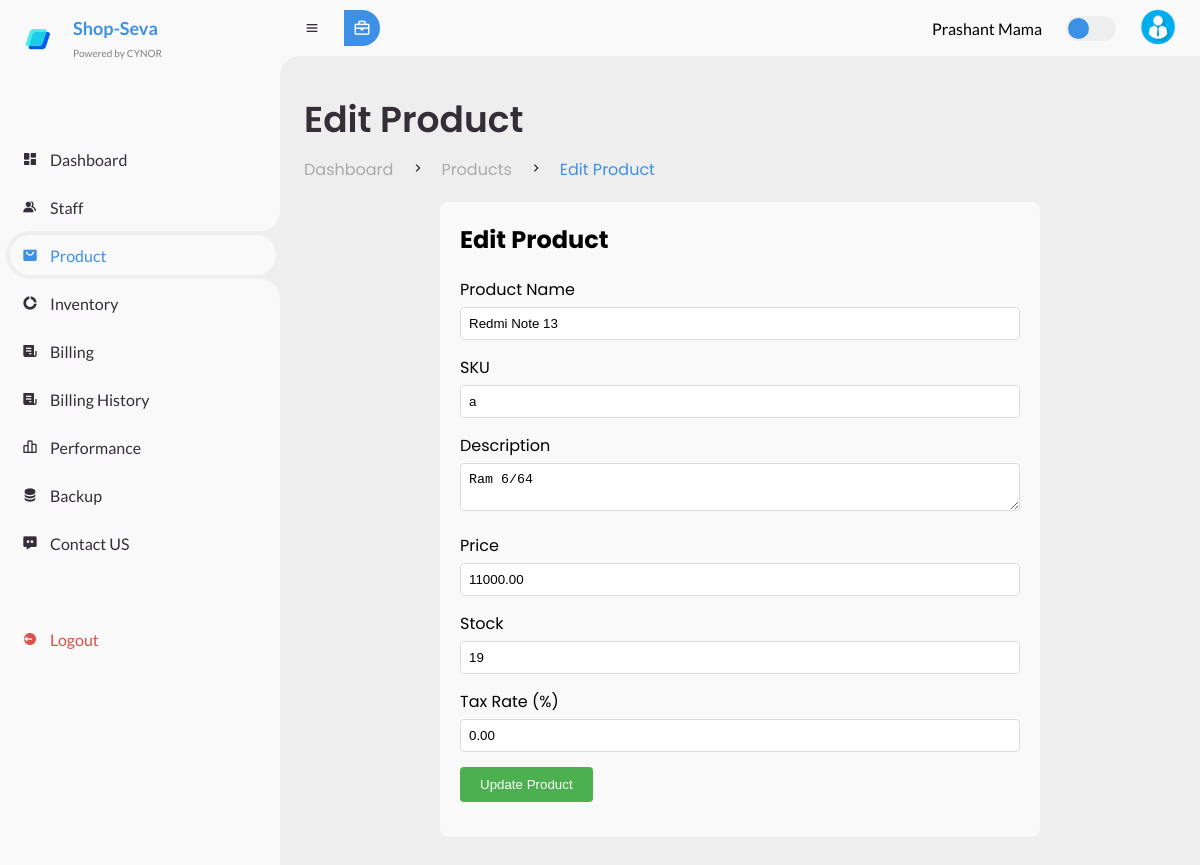
The app's page /AdminDashboard/edit_product.php?id=4 (signed in) with its own data.
### tables this page shows
CREATE TABLE `products` (
  `id` int(11) NOT NULL,
  `name` varchar(100) DEFAULT NULL,
  `sku` varchar(50) DEFAULT NULL,
  `price` decimal(10,2) DEFAULT NULL,
  `stock` int(11) DEFAULT NULL,
  `low_stock_alert` int(11) DEFAULT 10,
  `tax_rate` decimal(5,2) DEFAULT NULL,
  `created_at` timestamp NOT NULL DEFAULT current_timestamp(),
  `description` text NOT NULL
);

### AdminDashboard/edit_product.php (the view, shortened to what this page needs)
<?php
require_once 'db.php';
$product_id = isset($_GET['id']) ? (int)$_GET['id'] : 0;
$product = null;
if ($product_id > 0) {
    $sql_product = "SELECT * FROM products WHERE id = ?";
    $stmt_product = $conn->prepare($sql_product);
    $stmt_product->bind_param("i", $product_id);
    $stmt_product->execute();
    $result_product = $stmt_product->get_result();
    $product = $result_product->fetch_assoc();
}
?>
<!DOCTYPE html>
<html lang="en">
<head>
    <link href='https://unpkg.com/boxicons@2.0.9/css/boxicons.min.css' rel='stylesheet'>
    <link rel="stylesheet" href="style.css">
</head>
<body>
    <section id="sidebar">
        <a href="https://cynortech.in/" class="brand" style="margin-top: 11px; margin-left: 11px; pading:8px; " >
            <img src="./img/crm.png" alt="CYNOR Logo" style="height: 30px; width: auto; margin-right: 19px; margin-left: 11px; ">
            <span class="text" style="font-size: 18px; font-weight: bold;">
                Shop-Seva<br>
                <span style="font-size: 10px; color: gray; font-weight: normal;">Powered by CYNOR</span>
            </span>
        </a>
        <ul class="side-menu top">
            <li>
                <a href="admin_dashboard.php">
                    <i class='bx bxs-dashboard'></i>
                    <span class="text">Dashboard</span>
                </a>
            </li>
             <li>
                <a href="staff.php">
                    <i class='bx bxs-group'></i>
                    <span class="text">Staff</span>
                </a>
            </li>
            <li class="active">
                <a href="products.php">
                    <i class='bx bxs-shopping-bag-alt'></i>
                    <span class="text">Product</span>
                </a>
            </li>
            <li>
                <a href="inventory.php">
                    <i class='bx bxs-doughnut-chart'></i>
                    <span class="text">Inventory</span>
                </a>
            </li>
            <li>
                <a href="billing.php">
                    <i class='bx bxs-receipt'></i>
                    <span class="text">Billing</span>
                </a>
            </li>
            <li>
                <a href="billing_history.php">
                    <i class='bx bxs-receipt'></i>
                    <span class="text">Billing History</span>
                </a>
            </li>
            <li>
                <a href="performance.php">
                    <i class='bx bx-bar-chart-alt-2'></i>
                    <span class="text">Performance</span>
                </a>
            </li>
            <li>
                <a href="backup.php">
                    <i class='bx bxs-data'></i>
                    <span class="text">Backup</span>
                </a>
            </li>
            <li>
                <a href="contact.php">
                    <i class='bx bxs-message-dots'></i>
                    <span class="text">Contact US</span>
                </a>
            </li>
        </ul>
        <ul class="side-menu">
            <li>
                <a href="../logout.php" class="logout">
                    <i class='bx bxs-log-out-circle'></i>
                    <span class="text">Logout</span>
                </a>
            </li>
        </ul>
    </section>
    <section id="content">
        <nav>
            <i class='bx bx-menu'></i>
            <form action="#">
                <div class="form-input">
                <button type="submit" class="search-btn">
                    <i class='bx bx-briefcase'></i>
                </button>
            </div>
            </form>
            <span class="text">
                <?php echo htmlspecialchars($_SESSION['user']['name']); ?>
            </span>
            <label for="switch-mode" class="switch-mode"></label>
            <a href="#" class="profile">
                <img src="img/profile.png">
            </a>
        </nav>
        <main>
            <div class="head-title">
                <div class="left">
                    <h1>Edit Product</h1>
                    <ul class="breadcrumb">
                        <li>
                            <a href="admin_dashboard.php">Dashboard</a>
                        </li>
                        <li><i class='bx bx-chevron-right'></i></li>
                        <li>
                            <a href="products.php">Products</a>
                        </li>
                        <li><i class='bx bx-chevron-right'></i></li>
                        <li>
                            <a class="active" href="#">Edit Product</a>
                        </li>
                    </ul>
                </div>
            </div>
            <div class="form-container">
                <h2>Edit Product</h2>
                <?php if ($product): ?>
                    <form method="POST">
                        <div class="form-group">
                            <label for="name">Product Name</label>
                            <input type="text" id="name" name="name" value="<?php echo htmlspecialchars($product['name']); ?>" required>
                        </div>
                        <div class="form-group">
                            <label for="sku">SKU</label>
                            <input type="text" id="sku" name="sku" value="<?php echo htmlspecialchars($product['sku']); ?>" required>
                        </div>
                        <div class="form-group">
                            <label for="description">Description</label>
                            <textarea id="description" name="description"><?php echo htmlspecialchars($product['description']); ?></textarea>
                        </div>
                        <div class="form-group">
                            <label for="price">Price</label>
                            <input type="number" step="0.01" id="price" name="price" value="<?php echo htmlspecialchars($product['price']); ?>" required>
                        </div>
                        <div class="form-group">
                            <label for="stock">Stock</label>
                            <input type="number" id="stock" name="stock" value="<?php echo htmlspecialchars($product['stock']); ?>" required>
                        </div>
                        <div class="form-group">
                            <label for="tax_rate">Tax Rate (%)</label>
                            <input type="number" step="0.01" id="tax_rate" name="tax_rate" value="<?php echo htmlspecialchars($product['tax_rate']); ?>">
                        </div>
                        <div class="form-group">
                            <button type="submit">Update Product</button>
                        </div>
                    </form>
                <?php else: ?>
                    <p>Product not found.</p>
                <?php endif; ?>
            </div>
        </main>
    </section>
</body>
</html>

### AdminDashboard/style.css (style rules this page uses)
* { margin: 0; padding: 0; box-sizing: border-box; }
a { text-decoration: none; }
li { list-style: none; }
:root { --poppins: 'Poppins', sans-serif; --lato: 'Lato', sans-serif; --light: #F9F9F9; --blue: #3C91E6; --light-blue: #CFE8FF; --grey: #eee; --dark-grey: #AAAAAA; --dark: #342E37; --red: #DB504A; --yellow: #FFCE26; --light-yellow: #FFF2C6; --orange: #FD7238; --light-orange: #FFE0D3; }
html { overflow-x: hidden; }
body { background: var(--grey); overflow-x: hidden; }
#sidebar { position: fixed; top: 0; left: 0; width: 280px; height: 100%; background: var(--light); z-index: 2000; font-family: var(--lato); transition: .3s ease; overflow-x: hidden; scrollbar-width: none; }
#sidebar .brand { font-size: 24px; font-weight: 700; height: 56px; display: flex; align-items: center; color: var(--blue); position: sticky; top: 0; left: 0; background: var(--light); z-index: 500; padding-bottom: 20px; box-sizing: content-box; }
#sidebar .side-menu { width: 100%; margin-top: 48px; }
#sidebar .side-menu li { height: 48px; background: transparent; margin-left: 6px; border-radius: 48px 0 0 48px; padding: 4px; }
#sidebar .side-menu li.active { background: var(--grey); position: relative; }
#sidebar .side-menu li.active::before { content: ''; position: absolute; width: 40px; height: 40px; border-radius: 50%; top: -40px; right: 0; box-shadow: 20px 20px 0 var(--grey); z-index: -1; }
#sidebar .side-menu li.active::after { content: ''; position: absolute; width: 40px; height: 40px; border-radius: 50%; bottom: -40px; right: 0; box-shadow: 20px -20px 0 var(--grey); z-index: -1; }
#sidebar .side-menu li a { width: 100%; height: 100%; background: var(--light); display: flex; align-items: center; border-radius: 48px; font-size: 16px; color: var(--dark); white-space: nowrap; overflow-x: hidden; }
#sidebar .side-menu.top li.active a { color: var(--blue); }
#sidebar .side-menu li a.logout { color: var(--red); }
#sidebar .side-menu li a .bx { min-width: calc(60px - ((4px + 6px) * 2)); display: flex; justify-content: center; }
#content { position: relative; width: calc(100% - 280px); left: 280px; transition: .3s ease; }
#content nav { height: 56px; background: var(--light); padding: 0 24px; display: flex; align-items: center; grid-gap: 24px; font-family: var(--lato); position: sticky; top: 0; left: 0; z-index: 1000; }
#content nav::before { content: ''; position: absolute; width: 40px; height: 40px; bottom: -40px; left: 0; border-radius: 50%; box-shadow: -20px -20px 0 var(--light); }
#content nav a { color: var(--dark); }
#content nav .bx.bx-menu { cursor: pointer; color: var(--dark); }
#content nav form { max-width: 400px; width: 100%; margin-right: auto; }
#content nav form .form-input { display: flex; align-items: center; height: 36px; }
#content nav form .form-input button { width: 36px; height: 100%; display: flex; justify-content: center; align-items: center; background: var(--blue); color: var(--light); font-size: 18px; border: none; outline: none; border-radius: 0 36px 36px 0; cursor: pointer; }
#content nav .profile img { width: 36px; height: 36px; object-fit: cover; border-radius: 50%; }
#content nav .switch-mode { display: block; min-width: 50px; height: 25px; border-radius: 25px; background: var(--grey); cursor: pointer; position: relative; }
#content nav .switch-mode::before { content: ''; position: absolute; top: 2px; left: 2px; bottom: 2px; width: calc(25px - 4px); background: var(--blue); border-radius: 50%; transition: all .3s ease; }
#content main { width: 100%; padding: 36px 24px; font-family: var(--poppins); max-height: calc(100vh - 56px); overflow-y: auto; }
#content main .head-title { display: flex; align-items: center; justify-content: space-between; grid-gap: 16px; flex-wrap: wrap; }
#content main .head-title .left h1 { font-size: 36px; font-weight: 600; margin-bottom: 10px; color: var(--dark); }
#content main .head-title .left .breadcrumb { display: flex; align-items: center; grid-gap: 16px; }
#content main .head-title .left .breadcrumb li { color: var(--dark); }
#content main .head-title .left .breadcrumb li a { color: var(--dark-grey); pointer-events: none; }
#content main .head-title .left .breadcrumb li a.active { color: var(--blue); pointer-events: unset; }

### records on screen
products: name "Redmi Note 13", sku "a", description "Ram 6/64", price "11000.00", stock "19", tax_rate "0.00"

### other values on screen
$_SESSION['user']['name'] "Prashant Mama"
